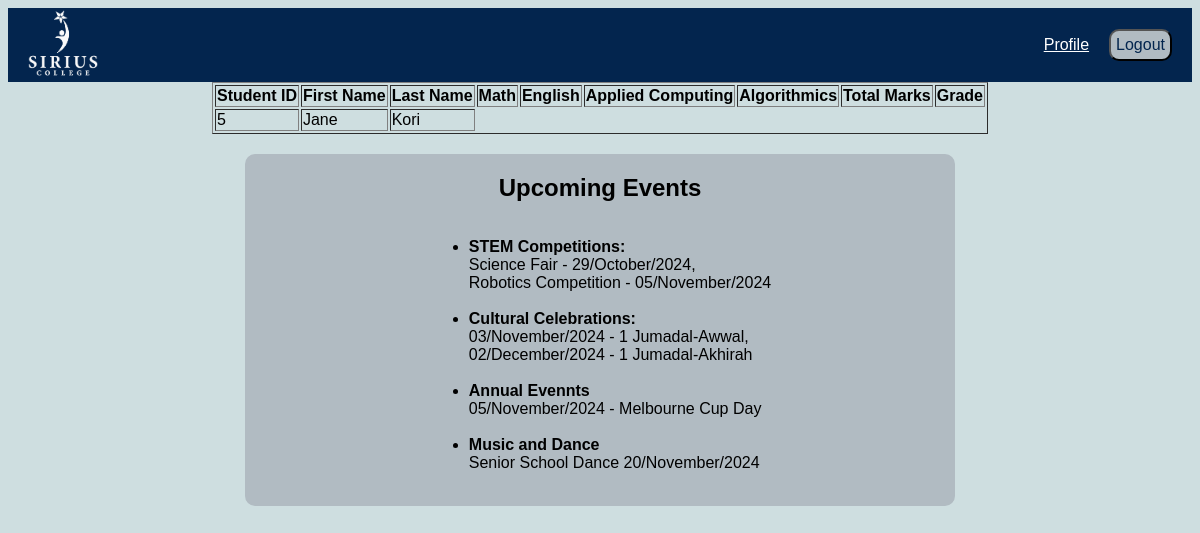
/dashboard (signed in), run on an earlier commit of the app's database.
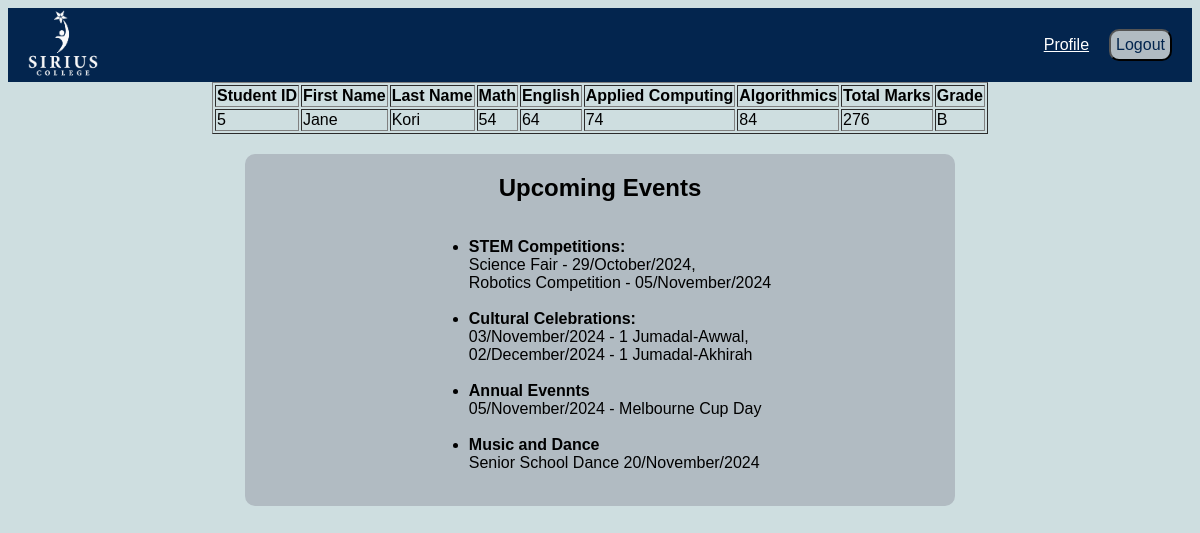
And on a later commit of the database.
### Grade_12/models.py (models this page shows)
class User(db.Model, UserMixin):
    __tablename__ = "users"
    id = db.Column(db.Integer, primary_key=True)
    first_name = db.Column(db.String(50), nullable=False)
    last_name = db.Column(db.String(50), nullable=False)
    username = db.Column(db.String(50), nullable=False)
    email = db.Column(db.String(50), nullable=False)
    password = db.Column(db.String(50), nullable=False)
    results = db.relationship("Result", backref="user", lazy=True)

class Result(db.Model):
    __tablename__ = "results"
    id = db.Column(db.Integer, primary_key=True)
    math = db.Column(db.Integer)
    english = db.Column(db.Integer)
    applied_computing = db.Column(db.Integer)
    algorithmics = db.Column(db.Integer)
    total_marks = db.Column(db.Integer, default=0)
    grade = db.Column(db.String)
    student_id = db.Column(db.Integer, db.ForeignKey("users.id"))

### Grade_12/views.py (the view)
@app.route("/dashboard", methods=["GET", "POST"] )
def dashboard():
    users = User.query.all()
    super_user = User.query.filter_by(username="onkiratu").first()  #add admin
    return render_template("dashboard.html", users=users, super_user=super_user)

### Grade_12/models.py (called while the page is built)
@login.user_loader
def user_loader(id):
    return db.session.get(User, int(id))

### Grade_12/templates/dashboard.html (shortened to what this page needs)
<!DOCTYPE html>
<html lang="en">
<head>
    <link rel="stylesheet" type="text/css" href="static/css/styles.css">
</head>
<body>
    <nav class="navbar-dashboard">
        <div>
                <img src="../static/img/siriuslogo.png">
        </div>
        <div class="nav-dash-items">
            <p class="profile"><a href="/profile">Profile</a></p>
            <a href="/logout"><button class="button">Logout</button></a>
        </div>
    </nav>
    <div class="dash-content">
    <table id="dataTable" border="1">
        <thead>
            <tr>
                <th>Student ID</th>
                <th>First Name</th>
                <th>Last Name</th>
                <th>Math</th>
                <th>English</th>
                <th>Applied Computing</th>
                <th>Algorithmics</th>
                <th>Total Marks</th>
                <th>Grade</th>
            </tr>
        </thead>
        <tbody id="tbody">
            {% if current_user == super_user %}
            {% for user in users %}
            <tr>
                <td>{{ user.id }}</td>
                <td>{{ user.first_name }}</td>
                <td>{{ user.last_name }}</td>
                {% for result in user.results %}
                <td>{{ result.math }}</td>
                <td>{{ result.english }}</td>
                <td>{{ result.applied_computing }}</td>
                <td>{{ result.algorithmics }}</td>
                <td>{{ result.total_marks }}</td>
                <td>{{ result.grade }}</td>
                {% endfor %}
            </tr>
            {% endfor %}
            {% else %}
            <tr>
                <td>{{ current_user.id }}</td>
                <td>{{ current_user.first_name }}</td>
                <td>{{ current_user.last_name }}</td>
                {% for result in current_user.results %}
                <td>{{ result.math }}</td>
                <td>{{ result.english }}</td>
                <td>{{ result.applied_computing }}</td>
                <td>{{ result.algorithmics }}</td>
                <td>{{ result.total_marks }}</td>
                <td>{{ result.grade }}</td>
                {% endfor %}
            </tr>
            {% endif %}
        </tbody>
    </table>
</div>
<div class="dash-events">
    <div> <h2>Upcoming Events</h2> </div>
    <div class="dash-ul">
    <ul>
        <li><strong>STEM Competitions:</strong> <br> Science Fair - 29/October/2024, <br>Robotics Competition - 05/November/2024  </li> <br>
        <li><strong>Cultural Celebrations:</strong> <br> 03/November/2024 - 1 Jumadal-Awwal, <br>02/December/2024 - 1 Jumadal-Akhirah </li> <br>
        <li><strong>Annual Evennts</strong> <br>05/November/2024 - Melbourne Cup Day</li> <br>
        <li><strong>Music and Dance</strong> <br>Senior School Dance 20/November/2024 </li> <br>
    </ul>
</div>
</div>
</body>
</html>

### Grade_12/static/css/styles.css (style rules this page uses)
body { background-color: rgb(206, 222, 224); font-family: Oxygen, sans-serif; }
.button { font-size: 16px; background-color: #b1bbc2; padding: 10px 15px; color: #03254E; border-radius: 10px; margin-right: O; }
a { color: white; }
.navbar-dashboard { display: flex; justify-content: space-between; background-color: #03254E; align-items: center; padding-left: 20px; padding-right: 20px; }
.navbar-dashboard img { width: 70px; height: 70px; }
.nav-dash-items { display: flex; justify-content: right; width: 30%; align-items: center; }
.nav-dash-items .profile { margin-right: 20px; text-decoration: none !important; }
.nav-dash-items button { padding: 5px 5px; }
.dash-content { display: flex; justify-content: center; align-items: center; }
.dash-events { display: flex; justify-content: center; align-items: center; flex-direction: column; background-color: #b1bbc2; border-radius: 10px; margin: 20px auto; width: 60%; }
.dash-events h2 { width: 100%; }
.dash-ul { width: 100%; display: flex; justify-content: center; }

What changed in the data, as far as the page shows it:
added Result: math "54", english "64", applied_computing "74", algorithmics "84", total_marks "276", grade "B"
